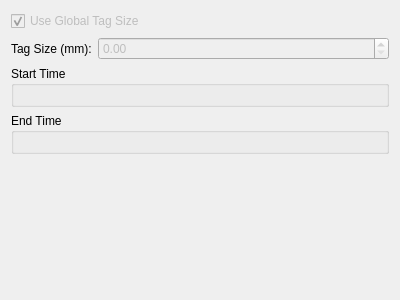
<?xml version="1.0" encoding="UTF-8"?>
<ui version="4.0">
 <class>IdentificationEditorWidget</class>
 <widget class="QWidget" name="IdentificationEditorWidget">
  <property name="geometry">
   <rect>
    <x>0</x>
    <y>0</y>
    <width>400</width>
    <height>300</height>
   </rect>
  </property>
  <property name="windowTitle">
   <string>Form</string>
  </property>
  <layout class="QFormLayout" name="formLayout">
   <item row="0" column="0" colspan="2">
    <widget class="QCheckBox" name="useGlobalSizeBox">
     <property name="enabled">
      <bool>false</bool>
     </property>
     <property name="text">
      <string>Use Global Tag Size</string>
     </property>
     <property name="checked">
      <bool>true</bool>
     </property>
     <property name="tristate">
      <bool>false</bool>
     </property>
    </widget>
   </item>
   <item row="1" column="0">
    <widget class="QLabel" name="tagSizeLabel">
     <property name="text">
      <string>Tag Size (mm):</string>
     </property>
    </widget>
   </item>
   <item row="1" column="1">
    <widget class="QDoubleSpinBox" name="sizeBox">
     <property name="enabled">
      <bool>false</bool>
     </property>
     <property name="singleStep">
      <double>0.100000000000000</double>
     </property>
    </widget>
   </item>
   <item row="2" column="0" colspan="2">
    <widget class="QGroupBox" name="groupBox">
     <property name="enabled">
      <bool>true</bool>
     </property>
     <property name="title">
      <string>Start Time</string>
     </property>
     <layout class="QVBoxLayout" name="verticalLayout">
      <item>
       <widget class="TimeEditorWidget" name="startTime" native="true">
        <property name="enabled">
         <bool>false</bool>
        </property>
       </widget>
      </item>
     </layout>
    </widget>
   </item>
   <item row="3" column="0" colspan="2">
    <widget class="QGroupBox" name="groupBox_2">
     <property name="title">
      <string>End Time</string>
     </property>
     <layout class="QVBoxLayout" name="verticalLayout_2">
      <item>
       <widget class="TimeEditorWidget" name="endTime" native="true">
        <property name="enabled">
         <bool>false</bool>
        </property>
       </widget>
      </item>
     </layout>
    </widget>
   </item>
  </layout>
 </widget>
 <customwidgets>
  <customwidget>
   <class>TimeEditorWidget</class>
   <extends>QWidget</extends>
   <header location="global">fort-studio/widget/base/TimeEditorWidget.hpp</header>
   <container>1</container>
  </customwidget>
 </customwidgets>
 <resources/>
 <connections/>
</ui>
